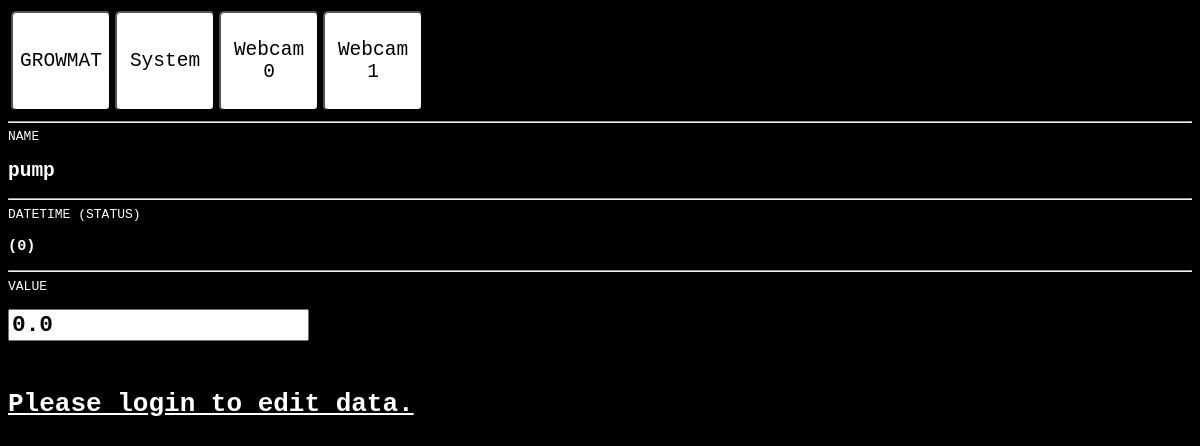
Screenshot of /detail/50/50/ with the database file from the repository.
### w/models.py (models this page shows, shortened)
class Instrument(models.Model):
	cNT = 1<<0
	cIV = 1<<1
	cA  = 1<<2
	cW  = 1<<3
	INSTRUMENT_TYPE = (
					(10, 'SYSTEM'),
					(0,  'MODBUS'),
     				(20, 'SCRIPT'),
                    (30, 'BTSPP2FILE'),
                    (40, 'RC'),
                    (50, 'GROWMATUTILS'),
	)
	INSTRUMENT_INDEX = (
					(0, '0'),
     				(1, '1'),
         			(2, '2'),
    			    (3, '3'),
    				(4, '4'),
    				(5, '5'),
     				(6, '6'),
         			(7, '7'),
    			    (8, '8'),
    				(9, '9'),
	)
	DATA_TYPE = (
					(0, 'int'),
     				(1, 'float'),
	)
	priority = models.FloatField(default=0, blank=True)
	manual = models.BooleanField(default=False, blank=True)
	address = models.IntegerField(default=0)
	type = models.IntegerField(choices=INSTRUMENT_TYPE, default=0)
	index = models.IntegerField(default=0)
	output = models.BooleanField(default = False, blank=True)
	datatype = models.IntegerField(choices=DATA_TYPE, default=0)
	name = models.CharField(default='NEW',  max_length=256)
	value = models.FloatField(default=0)
	status = models.IntegerField(default=1)
	datetime = models.DateTimeField(null=True, blank=True)

### w/views.py (the view, shortened to what this page needs)
# urls.py: url(r'^detail/(?P<page>[0-9]+)/(?P<pk>[0-9]+)/$', views.detail, name='detail'),
def detail(request, page=0, pk=None):
    instrument = Instrument.objects.get(pk=pk)
    form = InstrumentForm(instance = instrument)
    context = RequestContext(request, {
        'instrument': instrument,
        'form':form,
        'page': page })
    return render(request, 'w/detail.html', context)

### w/models.py
class InstrumentForm(ModelForm):
    class Meta:
        model = Instrument
        fields = ['priority', 'manual', 'address', 'type', 'index', 'output', 'datatype','name', 'value', 'status', 'datetime']

### w/templates/w/detail.html (shortened to what this page needs)
{% load staticfiles %}
<html>
	<head>
		<link rel="stylesheet" type="text/css" href="{% static 'w/style.css' %}">
    </head>
<body>
<table>
<tr>
<td>
<a href="{% url 'w:index' page %}"><button class="label">GROWMAT</button></a>
</td>
<td>
<a href="{% url 'w:instrument' %}"><button class="label">System</button></a>
</td>
<td>
<a href="{% url 'w:webcam' 0 %}"><button class="label">Webcam<br>0</button></a>
</td>
<td>
<a href="{% url 'w:webcam' 1 %}"><button class="label">Webcam<br>1</button></a>
</td>
</tr>
</table>
<hr>
	<form action="" method="post">{% csrf_token %}
	NAME <h2>{{ instrument.name }}</h2>
	<hr>
	DATETIME (STATUS) <h3>{{ instrument.datetime|date:"D d M Y" }} {{ instrument.datetime|time:"H:i:s" }} ({{ instrument.status }}) </h3>
	<hr>
	VALUE
			<h3>
				{{ form.value }}
			</h3>&nbsp;
  <table>
			 {% if not user.is_authenticated %}
				<h1><a href="{% url 'w:login' %}">Please login to edit data.</a></h1>
			{% endif %}
  			</table>
		</form>
	</body>
</html>

### static/w/style.css (style rules this page uses)
body { background-color: black; color: white; font-family: Monospace; }
html, body { //width=100%; //overflow-x: hidden; //overflow-y: hidden; }
input[type="number"] { font-family: Monospace; font-size: 1.5em }
a { color: white; }
button { height: 100px; width: 100px; font-family: Monospace; border-radius: 5px; //font-face: Tahoma; //font-size: 1.2em }
button.label { background: white; font-size: 1.5em }
tr a { width:100%; display:block; color: black; text-decoration: none; }
td a { width:100%; display:block; color: black; text-decoration: none; }
input { font-weight: bold; font-size:large; }

### rows the page displays
Instrument: name "pump", status "0", value "0.0"
